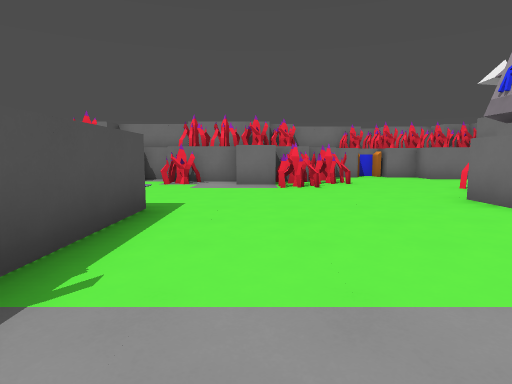
[1] (above)

16 first-person views from a walk through a level from a Godot 3-D game. The camera is 1.4 m above the floor, tilts 6° down and sees 75° across. The floor is counted in squares, 2 m on a side. Each view is taken from the middle of a square. On the plan, view 1 faces up. The plan holds only what a view shows up to about 10 squares ahead; the rest is blank. The place goes on beyond the plan.

[2]
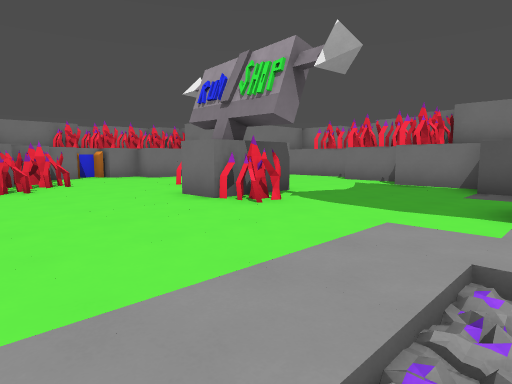

[3]
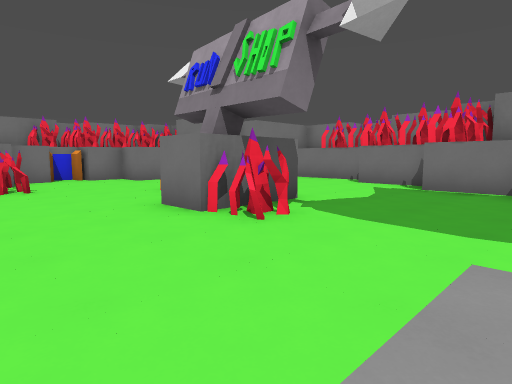

[4]
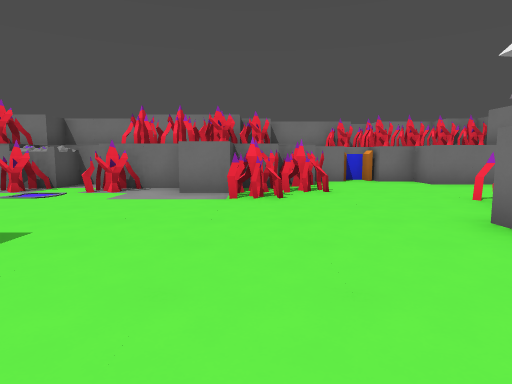

[5]
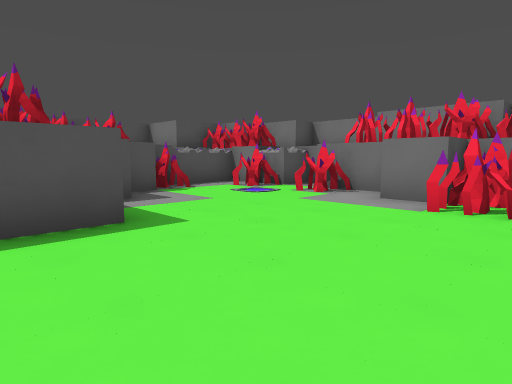

[6]
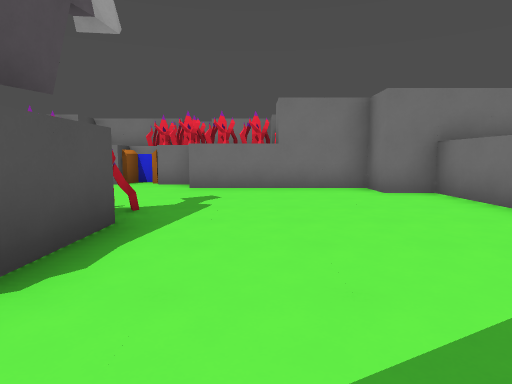

[7]
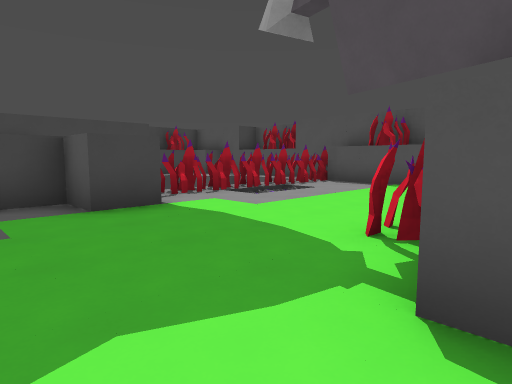

[8]
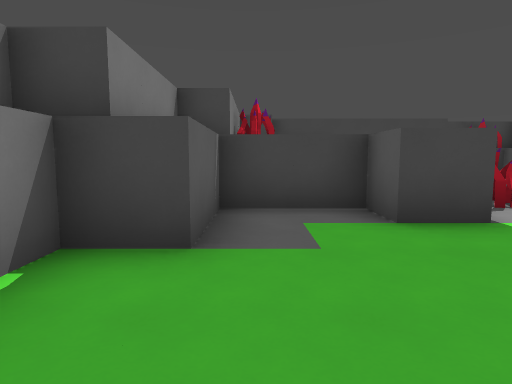

[9]
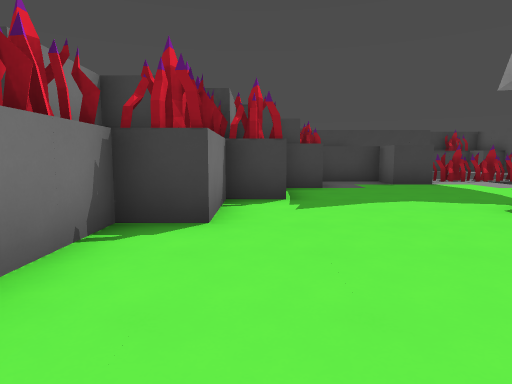

[10]
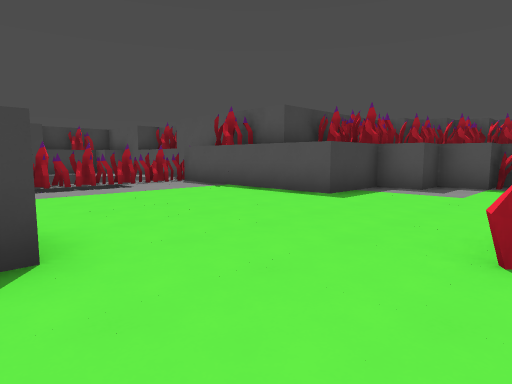

[11]
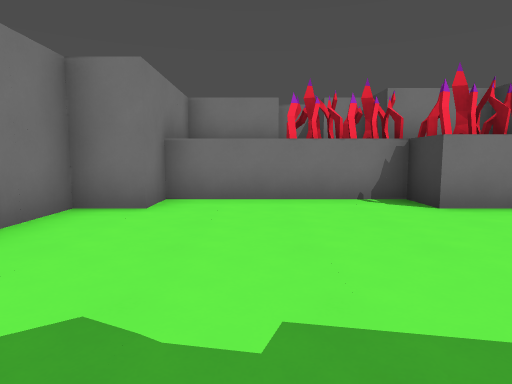

[12]
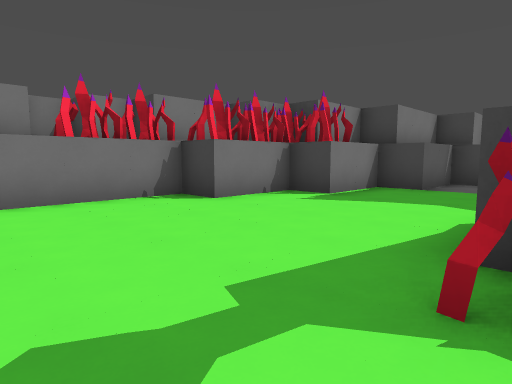

[13]
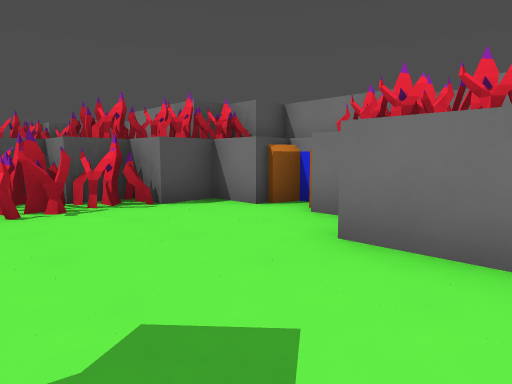

[14]
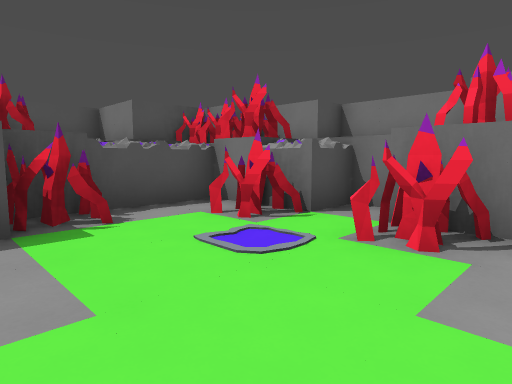

[15]
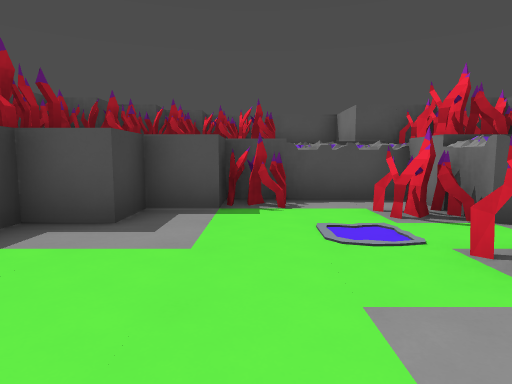

[16]
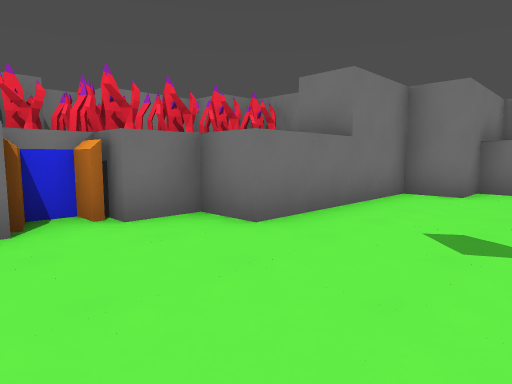

### Floor plan
Points are (right, up) in squares from view 1. A wall is a line through its corners. A room is listed if a view was taken in it or the views show most of it. See-through windows are left out.
Room 1 (views 1, 2, 3, 4, 5, 6, 7, 8, 9, 10, 11, 12, 13, 14, 15, 16)
walls: (4.3, 3.9) (3.8, 3.9); (4.5, 3.8) (4.1, 3.6); (5.5, 6.5) (5.5, 4.5) (3.5, 4.5) (3.5, 5.5); (1.3, 7.8) (1.3, 8.3); (1.2, 7.8) (0.8, 8); (1.1, 7.9) (0.5, 7.6); (5.5, 7.5) (5.3, 7); (1.1, 9) (0.7, 8.5) (-0.5, 8.5); (-1.5, 4.5) (-1.5, -0.5) (-0.6, -0.7); (4.4, 0.5) (5.5, 0.5) (5.5, -0.5) (7.5, -0.5) (7.5, 1.5) (8.5, 1.5) (8.5, 3.5) (9.5, 3.5) (9.5, 5.5) (10.5, 5.5) (10.5, 9.5) (9.5, 9.5) (9.5, 10.5) (5.5, 10.5) (5.5, 11.5) (4.3, 11.5) (4.3, 12.2) (3.7, 12.2) (3.6, 11.5) (2.5, 11.5) (2.5, 10.3) (2.1, 9.6); (1.9, 9.9) (1.3, 9.2); (3.2, -0.5) (3.8, -0.6); (2.5, -0.5) (2.9, -0.6); (-0.5, 9.5) (-2.5, 9.5); (1.5, 10.5) (1.5, 9.5); (1.3, -0.5) (2.4, -0.7); (2.9, -0.8) (3.2, -1.1); (-1.5, 8.8) (-2, 8.5); (1.9, -0.8) (2.2, -1.1); (0.8, -0.8) (1.2, -1.1); (0.3, -0.6) (1.4, -0.8); (-1.6, 9.2) (-1.7, 9) (-2.2, 9); (1.5, -1.1) (2.4, -1.2); (-0.6, -0.4) (0.2, -0.6); (-3.5, 4.5) (-1.5, 4.5); (-3.5, 5.5) (-3.5, 4.5); (0.5, -1.1) (1.4, -1.1); (-0.2, -0.8) (0.2, -1.1); (4.5, 11.5) (4.5, 12.2); (-4.5, 5.5) (-3.5, 5.5); (-4.5, 6.7) (-4.5, 5.5); (-3.7, 8.8) (-3.9, 8.6); (-3.5, 9.5) (-5.5, 9.5) (-5.5, 6.7) (-4.5, 6.7); (-2.9, 10.5) (-3.5, 10.5) (-3.5, 9.5) (-3.8, 8.9) (-4.2, 8.9); (-4.1, 9.2) (-3.8, 8.9); (-5.1, 7.2) (-4.8, 6.9); (-5.1, 7.5) (-4.6, 7.3) (-4.8, 6.9); (-5.5, 6.5) (-4.5, 6.5)
low walls: (-1.5, 9) (-1.6, 9.2)

Where each view was taken, in squares from view 1:
view 1: 0 up, 0 right, facing up
view 2: 0 up, 0 right, facing up-right
view 3: 1 up, 1 right, facing up-right
view 4: 2 up, 1 right, facing up
view 5: 3 up, 2 right, facing up-left
view 6: 3 up, 7 right, facing up
view 7: 5 up, 7 right, facing down-left
view 8: 4 up, 7 right, facing down
view 9: 9 up, 9 right, facing down
view 10: 8 up, 4 right, facing down-left
view 11: 8 up, 5 right, facing right
view 12: 9 up, 5 right, facing down-right
view 13: 8 up, 7 right, facing up-left
view 14: 6 up, 1 left, facing up-left
view 15: 7 up, 0 right, facing left
view 16: 8 up, 3 right, facing up-right
